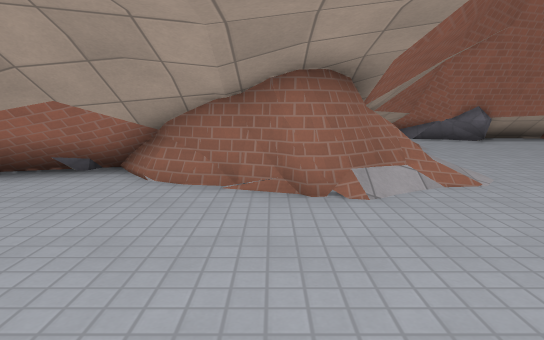
View 1 (above)

16 first-person views from a walk through a Godot game level. The camera is 1.3 m above the floor, tilts 10° down and sees 75° across. The floor is counted in squares, 1 m on a side. Each view is taken from the middle of a square. On the plan, view 1 faces up. The plan holds only what a view shows up to about 15 squares ahead; the rest is blank. The place goes on beyond the plan. Surface patterns are stand-ins for the level's own textures.

View 2
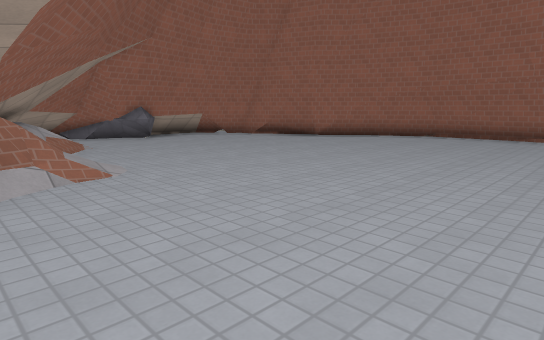

View 3
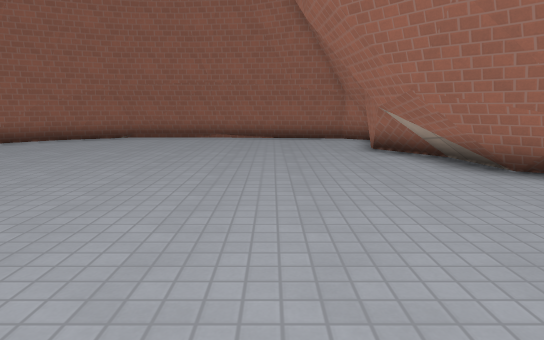

View 4
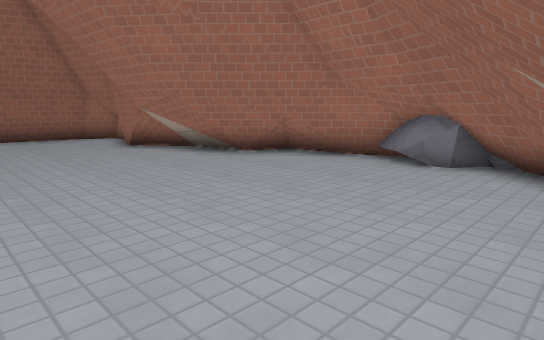

View 5
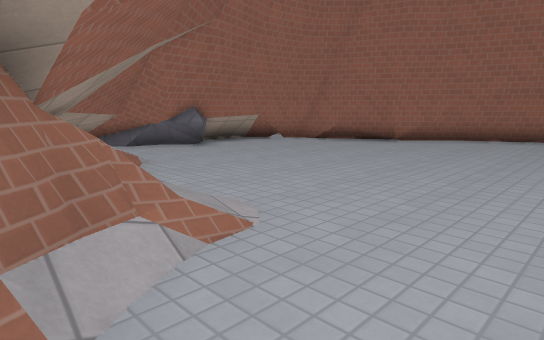

View 6
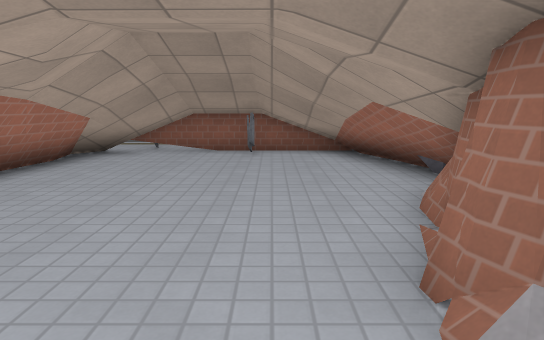

View 7
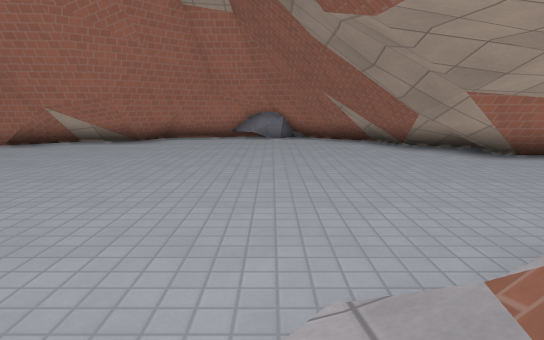

View 8
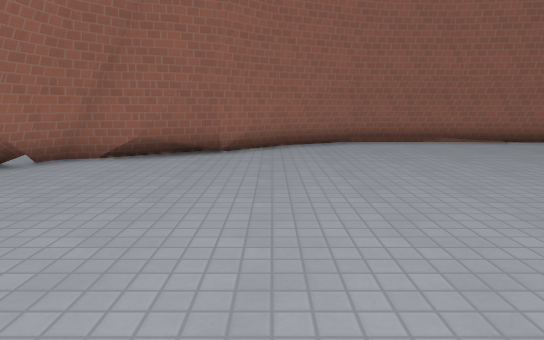

View 9
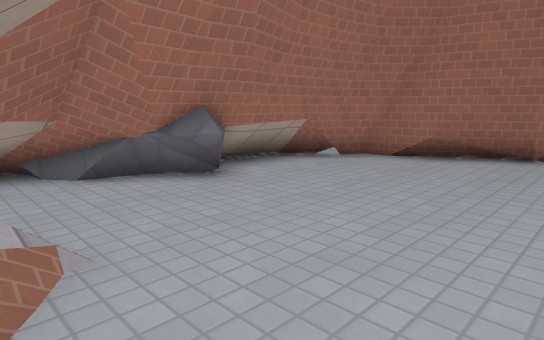

View 10
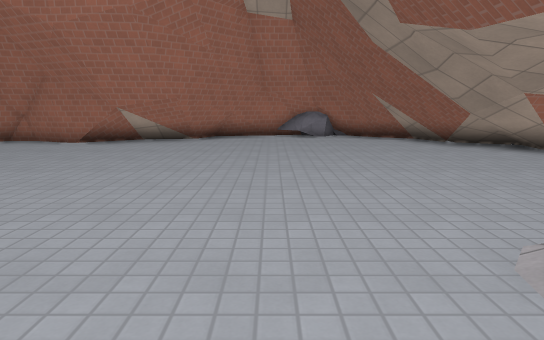

View 11
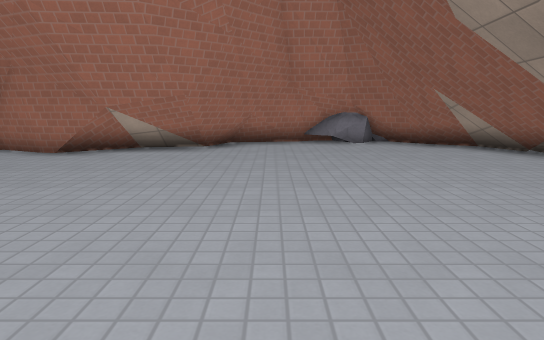

View 12
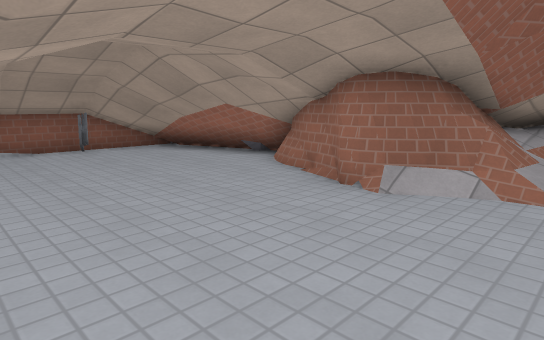

View 13
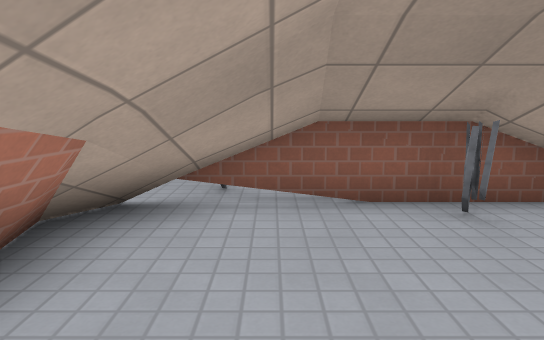

View 14
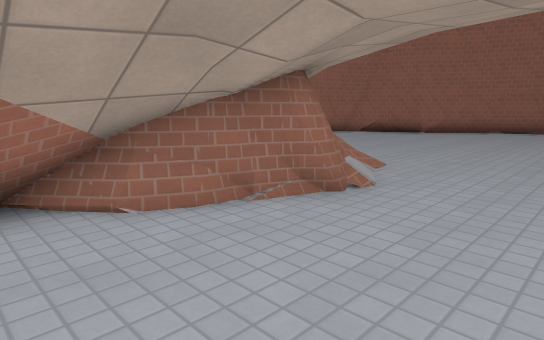

View 15
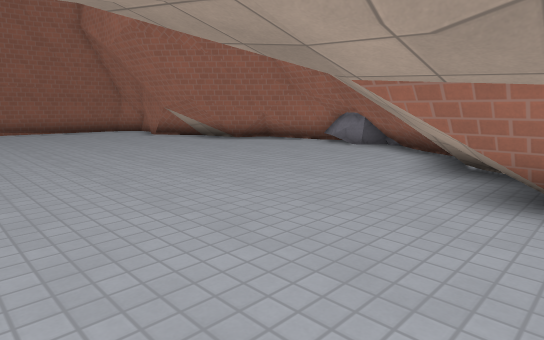

View 16
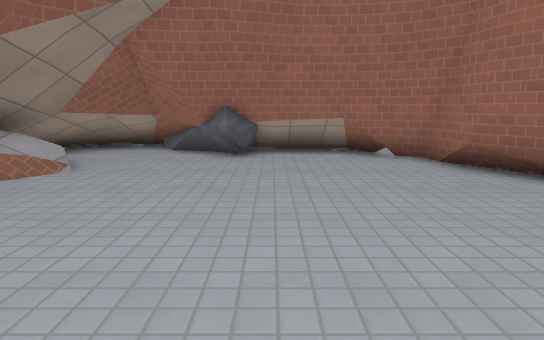

### Floor plan
Key: @ floor where view 1 was taken; # wall or solid block; . floor; / step, stairs or slope; ^ raised ledge.
Columns run from 9 left of view 1 to 17 right of it. Each row starts with its distance up from view 1.
 16            ^^^^#
 15             ^^ ##
 14                ^######
 13               .......##
 12             ^^........#
 11            ^^^........##
 10            ^^..........#
  9            ^ ...........#
  8       #    ^ ...........##
  7   ^^^^^^^ #^//...........#
  6  ^^^   ^####/............##
  5  ^  ^ ....................#
  4  ^^^......................#
  3  ^^.......................#
  2  ^ .......................#
  1 ^^ #......................#
  0 ^^^ ^####@................#
 -1 ^^^^####^^................#
 -2   ^^^^^^^ ................#
 -3        ^^^^..............##
 -4         ^^ .......######.##
 -5          ^ ^.....##    ###
 -6          ^^^#...###
 -7           ^^#####
 -8             #

Positions as (right, up) in squares from view 1, and headings:
1: (0, 0), facing up
2: (1, -1), facing up-right
3: (2, -1), facing right
4: (1, 1), facing down-right
5: (1, 3), facing up-right
6: (3, 4), facing left
7: (4, 8), facing down
8: (4, 8), facing right
9: (4, 8), facing up-right
10: (6, 9), facing down
11: (7, 6), facing down
12: (4, 0), facing up-left
13: (-3, 1), facing left
14: (-4, 2), facing up-right
15: (-3, 4), facing down-right
16: (9, 4), facing up
